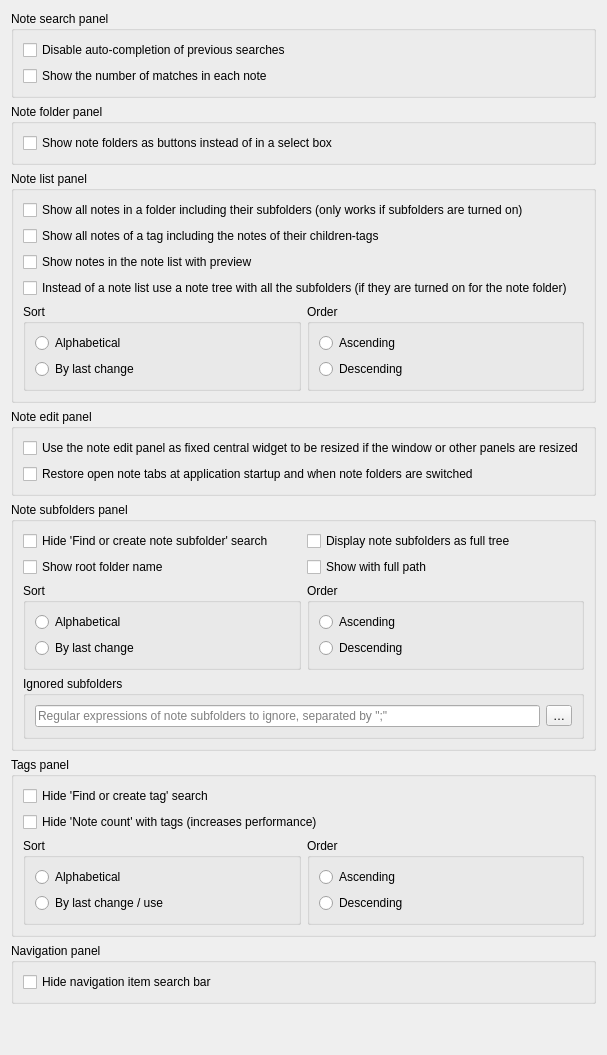
           <widget class="QWidget" name="panelsPage">
            <property name="enabled">
             <bool>true</bool>
            </property>
            <layout class="QGridLayout" name="gridLayout_63">
             <item row="2" column="0">
              <widget class="QGroupBox" name="notesPanelGroupBox">
               <property name="title">
                <string>Note list panel</string>
               </property>
               <layout class="QGridLayout" name="gridLayout_61">
                <item row="2" column="1" colspan="2">
                 <widget class="QCheckBox" name="noteListPreviewCheckBox">
                  <property name="text">
                   <string>Show notes in the note list with preview</string>
                  </property>
                 </widget>
                </item>
                <item row="0" column="1" colspan="2">
                 <widget class="QCheckBox" name="noteSubfoldersPanelShowNotesRecursivelyCheckBox">
                  <property name="text">
                   <string>Show all notes in a folder including their subfolders (only works if subfolders are turned on)</string>
                  </property>
                 </widget>
                </item>
                <item row="1" column="1" colspan="2">
                 <widget class="QCheckBox" name="taggingShowNotesRecursivelyCheckBox">
                  <property name="text">
                   <string>Show all notes of a tag including the notes of their children-tags</string>
                  </property>
                 </widget>
                </item>
                <item row="4" column="1">
                 <widget class="QGroupBox" name="notesPanelSortGroupBox">
                  <property name="title">
                   <string>Sort</string>
                  </property>
                  <layout class="QVBoxLayout" name="verticalLayout_16">
                   <item>
                    <widget class="QRadioButton" name="notesPanelSortAlphabeticalRadioButton">
                     <property name="text">
                      <string>Alphabetical</string>
                     </property>
                    </widget>
                   </item>
                   <item>
                    <widget class="QRadioButton" name="notesPanelSortByLastChangeRadioButton">
                     <property name="text">
                      <string>By last change</string>
                     </property>
                    </widget>
                   </item>
                  </layout>
                 </widget>
                </item>
                <item row="4" column="2">
                 <widget class="QGroupBox" name="notesPanelOrderGroupBox">
                  <property name="enabled">
                   <bool>true</bool>
                  </property>
                  <property name="title">
                   <string>Order</string>
                  </property>
                  <layout class="QVBoxLayout" name="verticalLayout_15">
                   <item>
                    <widget class="QRadioButton" name="notesPanelOrderAscendingRadioButton">
                     <property name="enabled">
                      <bool>true</bool>
                     </property>
                     <property name="text">
                      <string>Ascending</string>
                     </property>
                    </widget>
                   </item>
                   <item>
                    <widget class="QRadioButton" name="notesPanelOrderDescendingRadioButton">
                     <property name="text">
                      <string>Descending</string>
                     </property>
                    </widget>
                   </item>
                  </layout>
                 </widget>
                </item>
                <item row="3" column="1" colspan="2">
                 <widget class="QCheckBox" name="enableNoteTreeCheckBox">
                  <property name="text">
                   <string>Instead of a note list use a note tree with all the subfolders (if they are turned on for the note folder)</string>
                  </property>
                 </widget>
                </item>
               </layout>
              </widget>
             </item>
             <item row="4" column="0">
              <widget class="QGroupBox" name="noteSubfoldersPanelGroupBox">
               <property name="title">
                <string>Note subfolders panel</string>
               </property>
               <layout class="QGridLayout" name="gridLayout_56">
                <item row="1" column="1">
                 <widget class="QCheckBox" name="noteSubfoldersPanelShowFullPathCheckBox">
                  <property name="text">
                   <string>Show with full path</string>
                  </property>
                 </widget>
                </item>
                <item row="4" column="0">
                 <widget class="QGroupBox" name="noteSubfoldersPanelSortGroupBox">
                  <property name="title">
                   <string>Sort</string>
                  </property>
                  <layout class="QVBoxLayout" name="verticalLayout_17">
                   <item>
                    <widget class="QRadioButton" name="noteSubfoldersPanelSortAlphabeticalRadioButton">
                     <property name="text">
                      <string>Alphabetical</string>
                     </property>
                    </widget>
                   </item>
                   <item>
                    <widget class="QRadioButton" name="noteSubfoldersPanelSortByLastChangeRadioButton">
                     <property name="text">
                      <string>By last change</string>
                     </property>
                    </widget>
                   </item>
                  </layout>
                 </widget>
                </item>
                <item row="1" column="0">
                 <widget class="QCheckBox" name="noteSubfoldersPanelShowRootFolderNameCheckBox">
                  <property name="text">
                   <string>Show root folder name</string>
                  </property>
                 </widget>
                </item>
                <item row="4" column="1">
                 <widget class="QGroupBox" name="noteSubfoldersPanelOrderGroupBox">
                  <property name="title">
                   <string>Order</string>
                  </property>
                  <layout class="QVBoxLayout" name="verticalLayout_18">
                   <item>
                    <widget class="QRadioButton" name="noteSubfoldersPanelOrderAscendingRadioButton">
                     <property name="text">
                      <string>Ascending</string>
                     </property>
                    </widget>
                   </item>
                   <item>
                    <widget class="QRadioButton" name="noteSubfoldersPanelOrderDescendingRadioButton">
                     <property name="text">
                      <string>Descending</string>
                     </property>
                    </widget>
                   </item>
                  </layout>
                 </widget>
                </item>
                <item row="0" column="0">
                 <widget class="QCheckBox" name="noteSubfoldersPanelHideSearchCheckBox">
                  <property name="text">
                   <string>Hide 'Find or create note subfolder' search</string>
                  </property>
                 </widget>
                </item>
                <item row="0" column="1">
                 <widget class="QCheckBox" name="noteSubfoldersPanelDisplayAsFullTreeCheckBox">
                  <property name="text">
                   <string>Display note subfolders as full tree</string>
                  </property>
                 </widget>
                </item>
                <item row="5" column="0" colspan="2">
                 <widget class="QGroupBox" name="groupBox_30">
                  <property name="toolTip">
                   <string>Regular expressions of note subfolders to ignore, separated by &quot;;&quot;</string>
                  </property>
                  <property name="title">
                   <string>Ignored subfolders</string>
                  </property>
                  <layout class="QHBoxLayout" name="horizontalLayout_10">
                   <item>
                    <widget class="QLineEdit" name="ignoreNoteSubFoldersLineEdit">
                     <property name="placeholderText">
                      <string>Regular expressions of note subfolders to ignore, separated by &quot;;&quot;</string>
                     </property>
                     <property name="clearButtonEnabled">
                      <bool>true</bool>
                     </property>
                    </widget>
                   </item>
                   <item>
                    <widget class="QToolButton" name="ignoreNoteSubFoldersResetButton">
                     <property name="toolTip">
                      <string>Reset ignored subfolders</string>
                     </property>
                     <property name="text">
                      <string notr="true">…</string>
                     </property>
                     <property name="icon">
                      <iconset theme="edit-clear" resource="../breeze-pkbsuite.qrc">
                       <normaloff>:/icons/breeze-pkbsuite/16x16/edit-clear.svg</normaloff>:/icons/breeze-pkbsuite/16x16/edit-clear.svg</iconset>
                     </property>
                    </widget>
                   </item>
                  </layout>
                 </widget>
                </item>
               </layout>
              </widget>
             </item>
             <item row="3" column="0">
              <widget class="QGroupBox" name="noteEditPanelGroupBox">
               <property name="title">
                <string>Note edit panel</string>
               </property>
               <layout class="QGridLayout" name="gridLayout_67">
                <item row="0" column="1" colspan="2">
                 <widget class="QCheckBox" name="noteEditCentralWidgetCheckBox">
                  <property name="toolTip">
                   <string>If this is disabled you are able to create more complex panel layouts, but all panels will be resized if the window is resized</string>
                  </property>
                  <property name="text">
                   <string>Use the note edit panel as fixed central widget to be resized if the window or other panels are resized</string>
                  </property>
                 </widget>
                </item>
                <item row="1" column="1" colspan="2">
                 <widget class="QCheckBox" name="restoreNoteTabsCheckBox">
                  <property name="text">
                   <string>Restore open note tabs at application startup and when note folders are switched</string>
                  </property>
                 </widget>
                </item>
               </layout>
              </widget>
             </item>
             <item row="6" column="0">
              <widget class="QGroupBox" name="navigationPanelGroupBox">
               <property name="title">
                <string>Navigation panel</string>
               </property>
               <layout class="QVBoxLayout" name="verticalLayout_25">
                <item>
                 <widget class="QCheckBox" name="navigationPanelHideSearchCheckBox">
                  <property name="text">
                   <string>Hide navigation item search bar</string>
                  </property>
                 </widget>
                </item>
               </layout>
              </widget>
             </item>
             <item row="5" column="0">
              <widget class="QGroupBox" name="tagsPanelGroupBox">
               <property name="title">
                <string>Tags panel</string>
               </property>
               <layout class="QGridLayout" name="gridLayout_57">
                <item row="2" column="0">
                 <widget class="QGroupBox" name="tagsPanelSortGroupBox">
                  <property name="title">
                   <string>Sort</string>
                  </property>
                  <layout class="QVBoxLayout" name="verticalLayout_19">
                   <item>
                    <widget class="QRadioButton" name="tagsPanelSortAlphabeticalRadioButton">
                     <property name="text">
                      <string>Alphabetical</string>
                     </property>
                    </widget>
                   </item>
                   <item>
                    <widget class="QRadioButton" name="tagsPanelSortByLastChangeRadioButton">
                     <property name="text">
                      <string>By last change / use</string>
                     </property>
                    </widget>
                   </item>
                  </layout>
                 </widget>
                </item>
                <item row="2" column="1">
                 <widget class="QGroupBox" name="tagsPanelOrderGroupBox">
                  <property name="title">
                   <string>Order</string>
                  </property>
                  <layout class="QVBoxLayout" name="verticalLayout_20">
                   <item>
                    <widget class="QRadioButton" name="tagsPanelOrderAscendingRadioButton">
                     <property name="text">
                      <string>Ascending</string>
                     </property>
                    </widget>
                   </item>
                   <item>
                    <widget class="QRadioButton" name="tagsPanelOrderDescendingRadioButton">
                     <property name="text">
                      <string>Descending</string>
                     </property>
                    </widget>
                   </item>
                  </layout>
                 </widget>
                </item>
                <item row="0" column="0" colspan="2">
                 <widget class="QCheckBox" name="tagsPanelHideSearchCheckBox">
                  <property name="text">
                   <string>Hide 'Find or create tag' search</string>
                  </property>
                 </widget>
                </item>
                <item row="1" column="0" colspan="2">
                 <widget class="QCheckBox" name="tagsPanelHideNoteCountCheckBox">
                  <property name="text">
                   <string>Hide 'Note count' with tags (increases performance)</string>
                  </property>
                 </widget>
                </item>
               </layout>
              </widget>
             </item>
             <item row="7" column="0">
              <spacer name="verticalSpacer_14">
               <property name="orientation">
                <enum>Qt::Vertical</enum>
               </property>
               <property name="sizeHint" stdset="0">
                <size>
                 <width>20</width>
                 <height>40</height>
                </size>
               </property>
              </spacer>
             </item>
             <item row="0" column="0">
              <widget class="QGroupBox" name="notesPanelGroupBox_2">
               <property name="title">
                <string>Note search panel</string>
               </property>
               <layout class="QGridLayout" name="gridLayout_69">
                <item row="0" column="1">
                 <widget class="QCheckBox" name="disableSavedSearchesAutoCompletionCheckBox">
                  <property name="text">
                   <string>Disable auto-completion of previous searches</string>
                  </property>
                 </widget>
                </item>
                <item row="1" column="1">
                 <widget class="QCheckBox" name="showMatchesCheckBox">
                  <property name="text">
                   <string>Show the number of matches in each note</string>
                  </property>
                 </widget>
                </item>
               </layout>
              </widget>
             </item>
             <item row="1" column="0">
              <widget class="QGroupBox" name="noteFolderPanelGroupBox">
               <property name="title">
                <string>Note folder panel</string>
               </property>
               <layout class="QGridLayout" name="gridLayout_75">
                <item row="0" column="1" colspan="2">
                 <widget class="QCheckBox" name="noteFolderButtonsCheckBox">
                  <property name="text">
                   <string>Show note folders as buttons instead of in a select box</string>
                  </property>
                 </widget>
                </item>
               </layout>
              </widget>
             </item>
            </layout>
           </widget>
